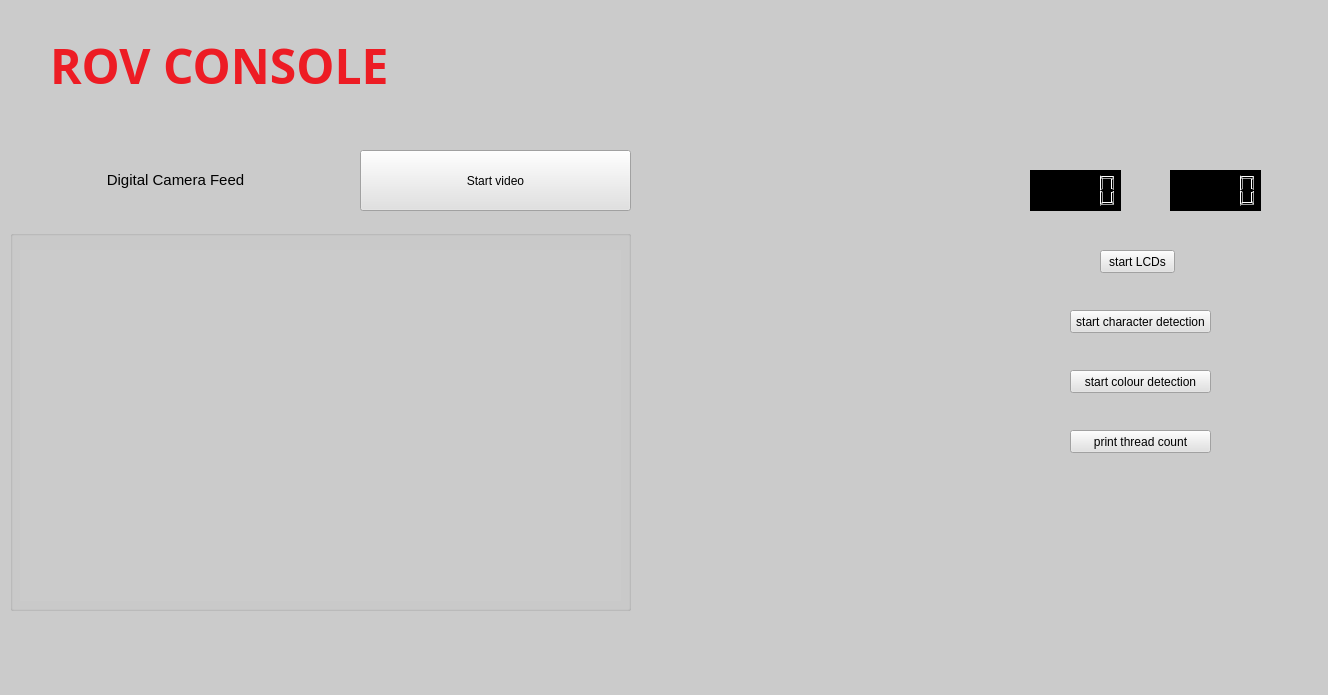
<?xml version="1.0" encoding="UTF-8"?>
<ui version="4.0">
 <class>MainWindow</class>
 <widget class="QMainWindow" name="MainWindow">
  <property name="geometry">
   <rect>
    <x>0</x>
    <y>0</y>
    <width>1328</width>
    <height>695</height>
   </rect>
  </property>
  <property name="windowTitle">
   <string>MainWindow</string>
  </property>
  <property name="styleSheet">
   <string notr="true">
background-color: rgb(203, 203, 203);</string>
  </property>
  <widget class="QWidget" name="centralwidget">
   <widget class="QGroupBox" name="groupBox">
    <property name="geometry">
     <rect>
      <x>10</x>
      <y>230</y>
      <width>621</width>
      <height>381</height>
     </rect>
    </property>
    <property name="sizePolicy">
     <sizepolicy hsizetype="Preferred" vsizetype="Preferred">
      <horstretch>0</horstretch>
      <verstretch>0</verstretch>
     </sizepolicy>
    </property>
    <property name="title">
     <string/>
    </property>
    <widget class="QWidget" name="ImgWidget" native="true">
     <property name="geometry">
      <rect>
       <x>10</x>
       <y>20</y>
       <width>601</width>
       <height>351</height>
      </rect>
     </property>
    </widget>
   </widget>
   <widget class="QPushButton" name="startButton">
    <property name="geometry">
     <rect>
      <x>360</x>
      <y>150</y>
      <width>271</width>
      <height>61</height>
     </rect>
    </property>
    <property name="styleSheet">
     <string notr="true">background-color: rgb(225, 225, 225);</string>
    </property>
    <property name="text">
     <string>Start video</string>
    </property>
   </widget>
   <widget class="QPushButton" name="pushButton">
    <property name="geometry">
     <rect>
      <x>1100</x>
      <y>250</y>
      <width>75</width>
      <height>23</height>
     </rect>
    </property>
    <property name="styleSheet">
     <string notr="true">background-color: rgb(225, 225, 225);</string>
    </property>
    <property name="text">
     <string>start LCDs</string>
    </property>
   </widget>
   <widget class="QLCDNumber" name="lcdNumber">
    <property name="geometry">
     <rect>
      <x>1170</x>
      <y>170</y>
      <width>91</width>
      <height>41</height>
     </rect>
    </property>
    <property name="font">
     <font>
      <family>Magneto</family>
      <weight>75</weight>
      <bold>true</bold>
     </font>
    </property>
    <property name="styleSheet">
     <string notr="true">background-color: rgb(0, 0, 0);</string>
    </property>
   </widget>
   <widget class="QPushButton" name="pushButton_2">
    <property name="geometry">
     <rect>
      <x>1070</x>
      <y>310</y>
      <width>141</width>
      <height>23</height>
     </rect>
    </property>
    <property name="styleSheet">
     <string notr="true">background-color: rgb(225, 225, 225);</string>
    </property>
    <property name="text">
     <string>start character detection</string>
    </property>
   </widget>
   <widget class="QPushButton" name="pushButton_3">
    <property name="geometry">
     <rect>
      <x>1070</x>
      <y>370</y>
      <width>141</width>
      <height>23</height>
     </rect>
    </property>
    <property name="styleSheet">
     <string notr="true">background-color: rgb(225, 225, 225);</string>
    </property>
    <property name="text">
     <string>start colour detection</string>
    </property>
   </widget>
   <widget class="QLCDNumber" name="lcdNumber_2">
    <property name="geometry">
     <rect>
      <x>1030</x>
      <y>170</y>
      <width>91</width>
      <height>41</height>
     </rect>
    </property>
    <property name="styleSheet">
     <string notr="true">background-color: rgb(0, 0, 0);</string>
    </property>
   </widget>
   <widget class="QLabel" name="label">
    <property name="geometry">
     <rect>
      <x>1020</x>
      <y>10</y>
      <width>291</width>
      <height>91</height>
     </rect>
    </property>
    <property name="text">
     <string/>
    </property>
    <property name="pixmap">
     <pixmap>plain logo.png</pixmap>
    </property>
    <property name="scaledContents">
     <bool>true</bool>
    </property>
   </widget>
   <widget class="QLabel" name="label_2">
    <property name="geometry">
     <rect>
      <x>20</x>
      <y>160</y>
      <width>311</width>
      <height>41</height>
     </rect>
    </property>
    <property name="text">
     <string>&lt;html&gt;&lt;head/&gt;&lt;body&gt;&lt;p&gt;&lt;span style=&quot; font-size:11pt; color:#000000;&quot;&gt;Digital Camera Feed&lt;/span&gt;&lt;/p&gt;&lt;/body&gt;&lt;/html&gt;</string>
    </property>
    <property name="alignment">
     <set>Qt::AlignCenter</set>
    </property>
   </widget>
   <widget class="QPushButton" name="pushButton_4">
    <property name="geometry">
     <rect>
      <x>1070</x>
      <y>430</y>
      <width>141</width>
      <height>23</height>
     </rect>
    </property>
    <property name="styleSheet">
     <string notr="true">background-color: rgb(225, 225, 225);</string>
    </property>
    <property name="text">
     <string>print thread count</string>
    </property>
   </widget>
   <widget class="QLabel" name="label_3">
    <property name="geometry">
     <rect>
      <x>50</x>
      <y>20</y>
      <width>601</width>
      <height>91</height>
     </rect>
    </property>
    <property name="font">
     <font>
      <family>Magneto</family>
      <weight>75</weight>
      <bold>true</bold>
     </font>
    </property>
    <property name="text">
     <string>&lt;html&gt;&lt;head/&gt;&lt;body&gt;&lt;p&gt;&lt;span style=&quot; font-size:36pt; color:#ed1c24;&quot;&gt;ROV CONSOLE&lt;/span&gt;&lt;/p&gt;&lt;/body&gt;&lt;/html&gt;</string>
    </property>
   </widget>
  </widget>
  <widget class="QMenuBar" name="menubar">
   <property name="geometry">
    <rect>
     <x>0</x>
     <y>0</y>
     <width>1328</width>
     <height>21</height>
    </rect>
   </property>
  </widget>
  <widget class="QStatusBar" name="statusbar"/>
 </widget>
 <resources/>
 <connections/>
</ui>
